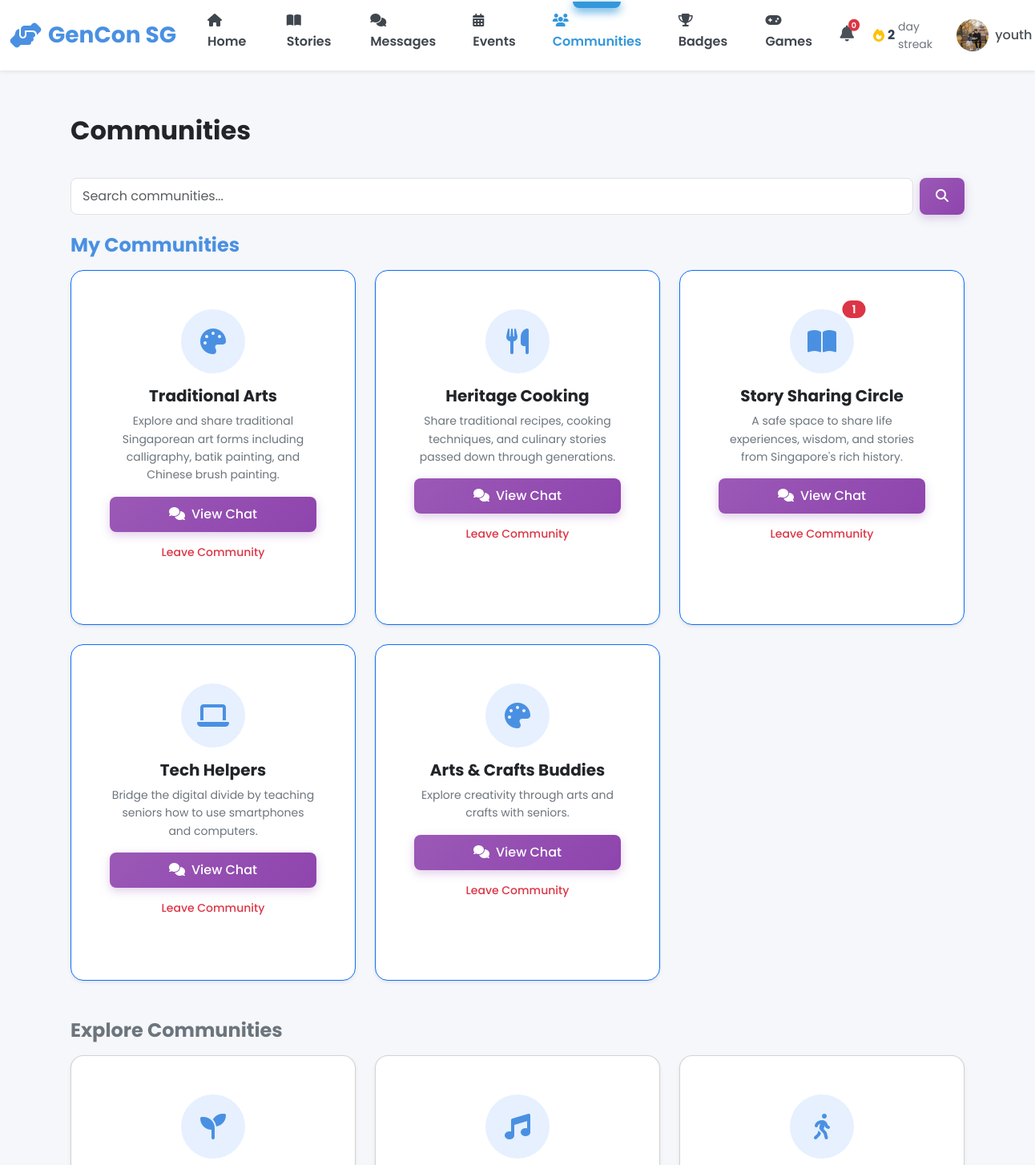
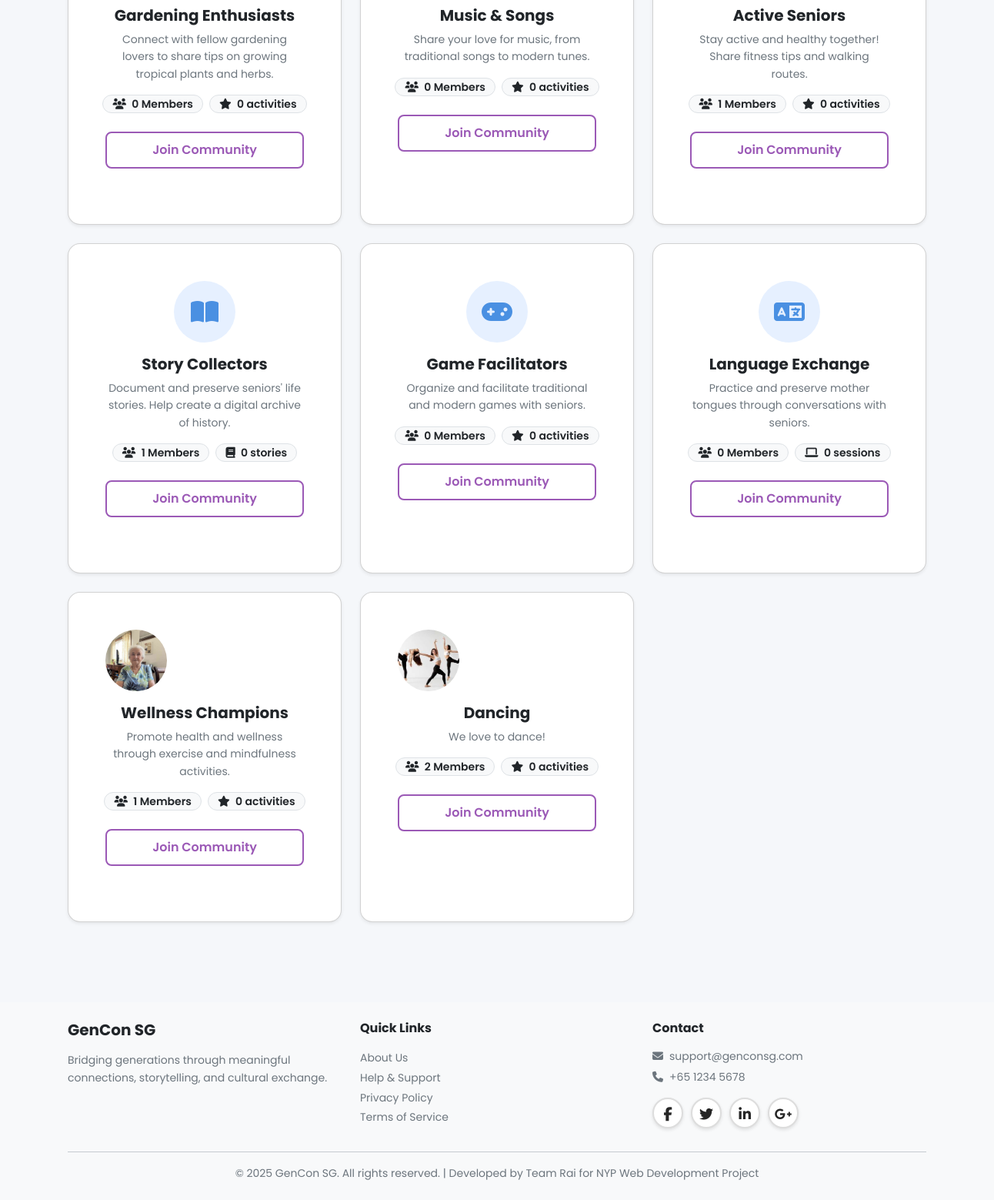
/youth/communities (signed in), run on the app's committed database (2 pictures, top to bottom).
### models.py (models this page shows, shortened)
class Community(db.Model):
    __tablename__ = 'communities'
    id = db.Column(db.Integer, primary_key=True)
    name = db.Column(db.String(100), nullable=False, unique=True)
    type = db.Column(db.String(20), nullable=False)  # Story, Hobby, Learning
    description = db.Column(db.Text)
    rules = db.Column(db.Text)
    icon = db.Column(db.String(50), default='fas fa-users')
    banner_class = db.Column(db.String(50), default='default')
    tags = db.Column(db.String(255))  # Comma separated tags
    photo_url = db.Column(db.String(255))
    member_count = db.Column(db.Integer, default=0)
    created_by = db.Column(db.Integer, db.ForeignKey('users.id'), nullable=False)
    created_at = db.Column(db.DateTime, default=datetime.utcnow, nullable=False)
    creator = db.relationship('User')
    members = db.relationship('CommunityMember', back_populates='community',
                             lazy='dynamic', cascade='all, delete-orphan')
    posts = db.relationship('CommunityPost', back_populates='community',
                           lazy='dynamic', cascade='all, delete-orphan')

### blueprints/youth.py (the view)
@youth_bp.route('/communities')
@login_required
def communities():
    search_query = request.args.get('q', '')
    user_id = session['user_id']
    query = Community.query
    if search_query:
        query = query.filter(Community.name.ilike(f'%{search_query}%') |
                             Community.description.ilike(f'%{search_query}%'))
    all_communities = query.all()
    my_communities = []
    other_communities = []
    for comm in all_communities:
        member = CommunityMember.query.filter_by(community_id=comm.id, user_id=user_id).first()
        comm.is_joined = member is not None
        if comm.type == 'Story':
            comm.stat_label = 'stories'
            comm.stat_icon = 'fas fa-book'
        elif comm.type == 'Learning':
            comm.stat_label = 'sessions'
            comm.stat_icon = 'fas fa-laptop'
        elif comm.type == 'Hobby':
            comm.stat_label = 'activities'
            comm.stat_icon = 'fas fa-star'
        else:
            comm.stat_label = 'posts'
            comm.stat_icon = 'fas fa-comment'
        comm.stat_count = comm.posts.count()
        if comm.is_joined:
            last_viewed = member.last_viewed_at or member.joined_at
            unread = CommunityPost.query.filter(
                CommunityPost.community_id == comm.id,
                CommunityPost.created_at > last_viewed
            ).count()
            comm.unread_count = unread
            my_communities.append(comm)
        else:
            other_communities.append(comm)
    return render_template('youth/communities.html',
                         my_communities=my_communities,
                         other_communities=other_communities,
                         search_query=search_query)

### app.py (called while the page is built)
@app.context_processor
def inject_user():
    user_streak = 0
    if 'user_id' in session:
        from models import Streak
        streak = Streak.query.filter_by(user_id=session['user_id']).first()
        if streak:
            user_streak = streak.current_streak
    return dict(session=session, user_streak=user_streak)

@app.after_request
def add_security_headers(response):
    csp = (
        "default-src 'self'; "
        "script-src 'self' 'unsafe-inline' 'unsafe-eval' blob: https://cdn.jsdelivr.net https://cdnjs.cloudflare.com; "
        "style-src 'self' 'unsafe-inline' https://cdn.jsdelivr.net https://cdnjs.cloudflare.com https://fonts.googleapis.com; "
        "font-src 'self' https://cdnjs.cloudflare.com https://fonts.gstatic.com; "
        "img-src 'self' data: blob: https:; "
        "connect-src 'self' ws: wss: https://cdn.jsdelivr.net https://cdnjs.cloudflare.com; "
        "worker-src 'self' blob:;"
    )
    response.headers['Content-Security-Policy'] = csp
    return response

@app.template_filter('fix_pfp')
def fix_pfp_filter(path):
    if not path:
        return 'images/default-avatar.png'
    if path.startswith('images/'):
        return path
    if path.startswith('http'):
        return path
    return f'images/{path}'

### blueprints/youth.py (called while the page is built)
def login_required(f):
    @wraps(f)
    def decorated_function(*args, **kwargs):
        if 'user_id' not in session:
            flash('Please login to access this page', 'warning')
            return redirect(url_for('auth.login', role='youth'))
        if session.get('role') != 'youth':
            flash('Access denied. Youth account required.', 'danger')
            return redirect(url_for('index'))
        return f(*args, **kwargs)
    return decorated_function

### templates/youth/communities.html (shortened to what this page needs)
{% extends "base.html" %}
{% block body_class %}youth-dashboard{% endblock %}
{% block content %}
<div class="container py-4">
    <div class="d-flex justify-content-between align-items-center mb-4">
        <h2>Communities</h2>
    </div>
    <div class="mb-4">
        <form action="{{ url_for('youth.communities') }}" method="GET" class="d-flex gap-2">
            <input type="text" name="q" class="form-control" placeholder="Search communities..." value="{{ search_query }}">
            <button type="submit" class="btn btn-primary"><i class="fas fa-search"></i></button>
        </form>
    </div>
    {% if my_communities %}
    <h4 class="mb-3 text-primary">My Communities</h4>
    <div class="row g-4 mb-5">
        {% for community in my_communities %}
        <div class="col-md-4">
            <div class="card h-100 shadow-sm border-primary">
                <div class="card-body text-center p-4">
                    <div class="position-relative d-inline-block">
                        {% if community.photo_url %}
                        <img src="{{ url_for('static', filename=community.photo_url) }}" alt="{{ community.name }}" class="rounded-circle mb-3" style="width: 80px; height: 80px; object-fit: cover;">
                        {% else %}
                        <div class="rounded-circle bg-primary bg-opacity-10 text-primary d-inline-flex align-items-center justify-content-center mb-3" style="width: 80px; height: 80px; font-size: 2rem;">
                            <i class="{{ community.icon }}"></i>
                        </div>
                        {% endif %}
                        {% if community.unread_count > 0 %}
                        <span class="position-absolute top-0 start-100 translate-middle badge rounded-pill bg-danger">
                            {{ community.unread_count }}
                        </span>
                        {% endif %}
                    </div>
                    <h5 class="card-title fw-bold">{{ community.name }}</h5>
                    <p class="card-text text-muted small mb-3">{{ community.description }}</p>
                    <div class="d-grid gap-2">
                        <a href="{{ url_for('youth.view_community', community_id=community.id) }}" class="btn btn-primary">
                            <i class="fas fa-comments me-2"></i>View Chat
                        </a>
                        <button onclick="toggleJoin({{ community.id }})" class="btn btn-outline-danger btn-sm">
                            Leave Community
                        </button>
                    </div>
                </div>
            </div>
        </div>
        {% endfor %}
    </div>
    {% endif %}
    <h4 class="mb-3 text-muted">Explore Communities</h4>
    <div class="row g-4">
        {% for community in other_communities %}
        <div class="col-md-4">
            <div class="card h-100 shadow-sm">
                <div class="card-body text-center p-4">
                    {% if community.photo_url %}
                    <img src="{{ url_for('static', filename=community.photo_url) }}" alt="{{ community.name }}" class="rounded-circle mb-3" style="width: 80px; height: 80px; object-fit: cover;">
                    {% else %}
                    <div class="rounded-circle bg-primary bg-opacity-10 text-primary d-inline-flex align-items-center justify-content-center mb-3" style="width: 80px; height: 80px; font-size: 2rem;">
                        <i class="{{ community.icon }}"></i>
                    </div>
                    {% endif %}
                    <h5 class="card-title fw-bold">{{ community.name }}</h5>
                    <p class="card-text text-muted small mb-3">{{ community.description }}</p>
                    <div class="d-flex justify-content-center gap-2 mb-4">
                        <span class="badge bg-light text-dark border">
                            <i class="fas fa-users me-1"></i> {{ community.member_count }} Members
                        </span>
                        <span class="badge bg-light text-dark border">
                            <i class="{{ community.stat_icon }} me-1"></i> {{ community.stat_count }} {{ community.stat_label }}
                        </span>
                    </div>
                    <div class="d-grid gap-2">
                        <button onclick="toggleJoin({{ community.id }})" class="btn btn-outline-primary">
                            Join Community
                        </button>
                    </div>
                </div>
            </div>
        </div>
        {% endfor %}
    </div>
</div>
{% endblock %}

### static/css/youth.css (style rules this page uses)
:root { --youth-primary: #9B59B6; --youth-primary-hover: #8E44AD; --youth-secondary: #3498DB; --youth-accent: #E74C3C; --youth-bg: #F5F7FA; --youth-text: #2C3E50; --youth-card-bg: #FFFFFF; }
body[data-role="youth"][data-theme="light"] { --youth-primary: #9B59B6; --youth-secondary: #3498DB; --youth-bg: #F5F7FA; --youth-text: #2C3E50; --youth-card-bg: #FFFFFF; background-color: var(--youth-bg); color: var(--youth-text); }
body[data-role="youth"] { font-size: 16px; line-height: 1.6; }
body[data-role="youth"] .btn-primary { background: linear-gradient(135deg, var(--youth-primary) 0%, var(--youth-primary-hover) 100%); border: none; box-shadow: 0 4px 12px rgba(155, 89, 182, 0.3); transition: all 0.3s ease; }
body[data-role="youth"] .btn-outline-primary { border: 2px solid var(--youth-primary); color: var(--youth-primary); font-weight: 600; }

### data on the page
Community: name "Traditional Arts", description "Explore and share traditional Singaporean art forms including calligraphy, batik painting, and Chinese brush painting."
Community: name "Heritage Cooking", description "Share traditional recipes, cooking techniques, and culinary stories passed down through generations."
Community: unread_count "1", name "Story Sharing Circle", description "A safe space to share life experiences, wisdom, and stories from Singapore's rich history."
Community: name "Tech Helpers", description "Bridge the digital divide by teaching seniors how to use smartphones and computers."
Community: name "Arts & Crafts Buddies", description "Explore creativity through arts and crafts with seniors."
Community: name "Gardening Enthusiasts", description "Connect with fellow gardening lovers to share tips on growing tropical plants and herbs.", member_count "0", stat_count "0", stat_label "activities"
Community: name "Music & Songs", description "Share your love for music, from traditional songs to modern tunes.", member_count "0", stat_count "0", stat_label "activities"
Community: name "Active Seniors", description "Stay active and healthy together! Share fitness tips and walking routes.", member_count "1", stat_count "0", stat_label "activities"
Community: name "Story Collectors", description "Document and preserve seniors' life stories. Help create a digital archive of history.", member_count "1", stat_count "0", stat_label "stories"
Community: name "Game Facilitators", description "Organize and facilitate traditional and modern games with seniors.", member_count "0", stat_count "0", stat_label "activities"
Community: name "Language Exchange", description "Practice and preserve mother tongues through conversations with seniors.", member_count "0", stat_count "0", stat_label "sessions"
Community: photo_url (picture), name "Wellness Champions", description "Promote health and wellness through exercise and mindfulness activities.", member_count "1", stat_count "0", stat_label "activities"
Community: photo_url (picture), name "Dancing", description "We love to dance!", member_count "2", stat_count "0", stat_label "activities"

### other printed values
{{ user_streak|default(0) }} "2"
{{ session.username }} "youth"
